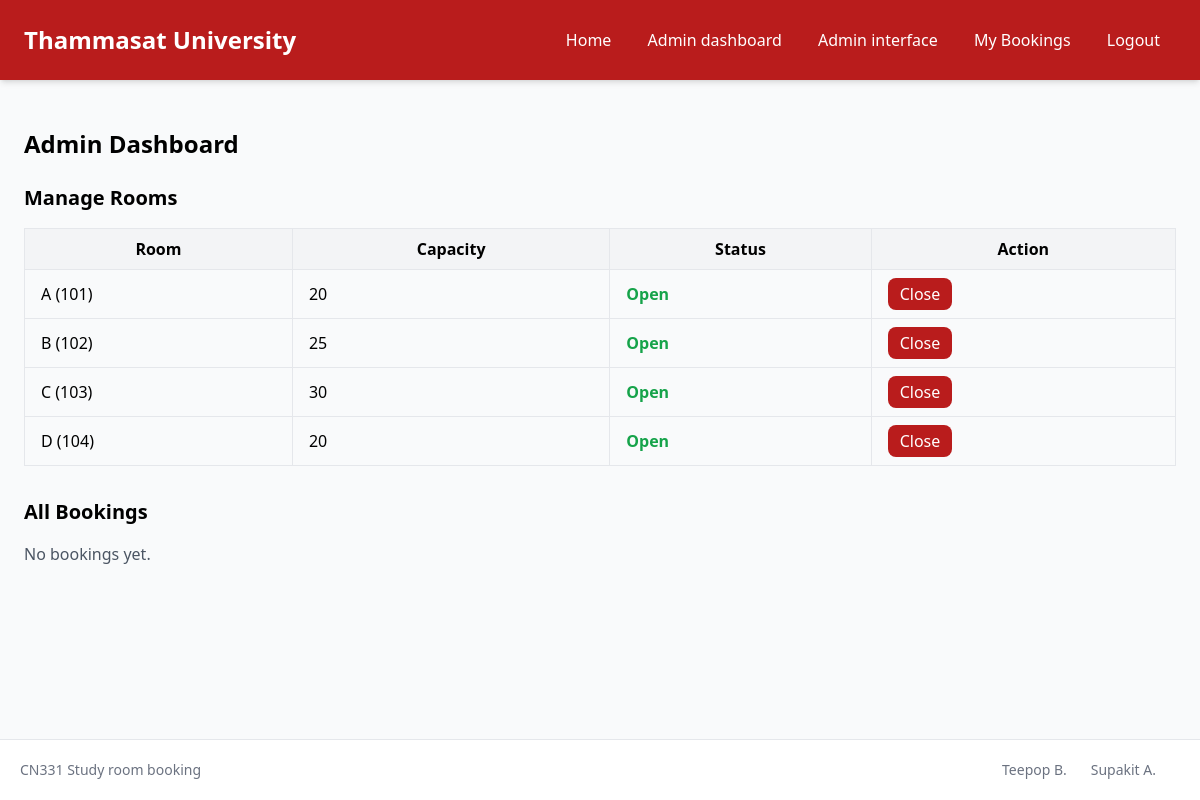
The page /admin-dashboard/ (signed in) on the database as committed earlier.
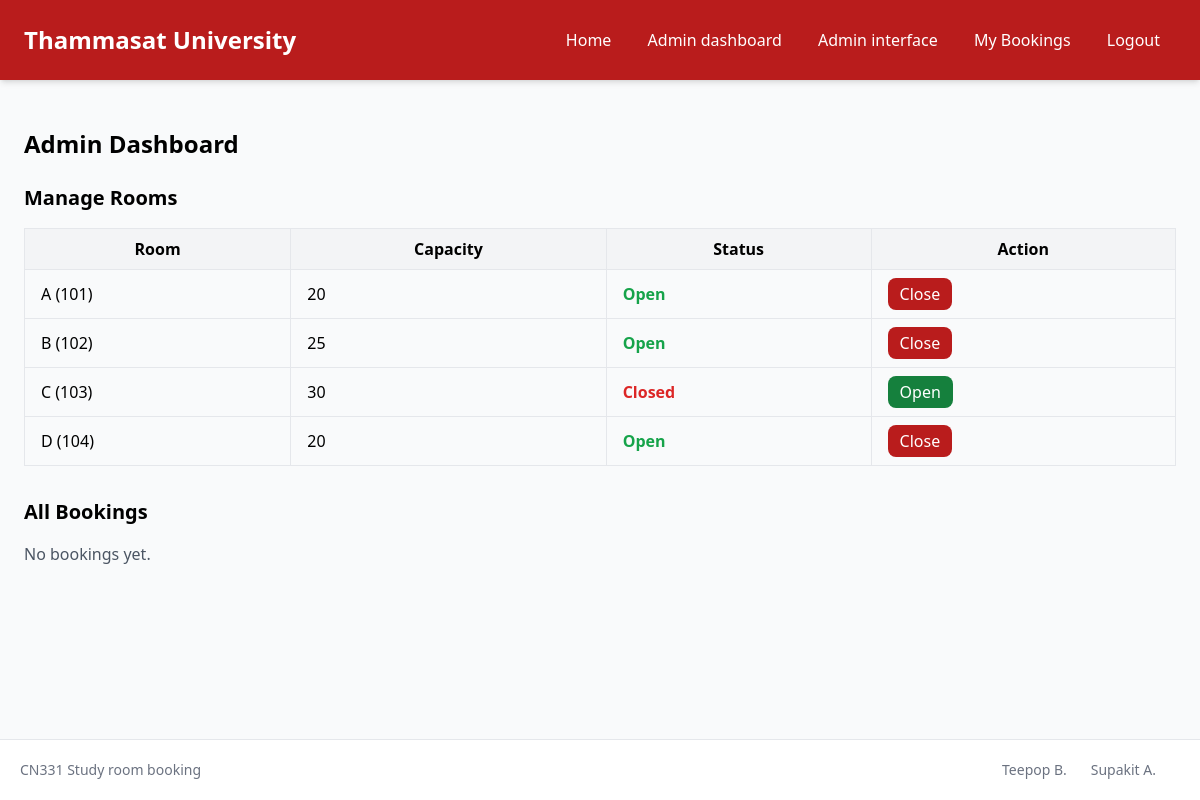
The same page on the database as committed later.
### booking/models.py (models this page shows, shortened)
class Room(models.Model):
    number = models.CharField(max_length=10, unique=True)
    name = models.CharField(max_length=100)
    capacity = models.PositiveBigIntegerField()
    is_open = models.BooleanField(default=True)

### booking/views.py (the view, shortened to what this page needs)
# urls.py: path("admin-dashboard/", views.admin_dashboard, name="admin_dashboard"),
@staff_member_required
def admin_dashboard(request):
    rooms = Room.objects.all().order_by("number")
    bookings = Booking.objects.select_related("user", "room").order_by("-start_time")
    return render(request, "admin_dashboard.html", {
        "rooms": rooms,
        "bookings": bookings,
    })

### booking/templates/admin_dashboard.html (shortened to what this page needs)
{% extends 'base.html' %}
{% block content %}
  <div class="max-w-6xl mx-auto py-12">
    <h1 class="text-2xl font-bold mb-6">Admin Dashboard</h1>
    <h2 class="text-xl font-semibold mb-4">Manage Rooms</h2>
    <table class="w-full border-collapse border border-gray-300 mb-8">
      <thead>
        <tr class="bg-gray-100">
          <th class="border px-4 py-2">Room</th>
          <th class="border px-4 py-2">Capacity</th>
          <th class="border px-4 py-2">Status</th>
          <th class="border px-4 py-2">Action</th>
        </tr>
      </thead>
      <tbody>
        {% for room in rooms %}
          <tr>
            <td class="border px-4 py-2">{{ room.name }} ({{ room.number }})</td>
            <td class="border px-4 py-2">{{ room.capacity }}</td>
            <td class="border px-4 py-2">
              {% if room.is_open %}
                <span class="text-green-600 font-semibold">Open</span>
              {% else %}
                <span class="text-red-600 font-semibold">Closed</span>
              {% endif %}
            </td>
            <td class="border px-4 py-2">
              <form method="post">
                <button type="submit"
                  name="toggle_room"
                  class="px-3 py-1 rounded-lg
                {% if room.is_open %}
                     bg-red-700 hover:bg-red-800
                  {% else %}
                     bg-green-700 hover:bg-green-800
                  {% endif %} text-white">
                  {% if room.is_open %}
                     Close
                  {% else %}
                    Open
                  {% endif %}
                </button>
              </form>
            </td>
          </tr>
        {% endfor %}
      </tbody>
    </table>
    <h2 class="text-xl font-semibold mb-4">All Bookings</h2>
    {% if bookings %}
      <ul class="space-y-3">
        {% for booking in bookings %}
          <li class="bg-white shadow rounded-lg p-4 flex justify-between items-center">
            <div>
              <p>
                <strong>{{ booking.user.username }}</strong> booked <strong>{{ booking.room.name }}</strong>
              </p>
              <p class="text-gray-600">{{ booking.start_time|date:'Y-m-d H:i' }} – {{ booking.end_time|date:'H:i' }}</p>
            </div>
            <form method="post" onsubmit="return confirm('Are you sure you want to delete this booking?');">
              {% csrf_token %}
              <input type="hidden" name="booking_id" value="{{ booking.id }}" />
              <button type="submit" name="delete_booking" class="px-3 py-1 bg-red-600 hover:bg-red-700 text-white rounded-lg">Delete</button>
            </form>
          </li>
        {% endfor %}
      </ul>
    {% else %}
      <p class="text-gray-600">No bookings yet.</p>
    {% endif %}
  </div>
{% endblock %}

Rows that differ between the two databases and show on the page:
changed Room (number 3 of 4 on the later page): is_open "Close" → "Closed"
